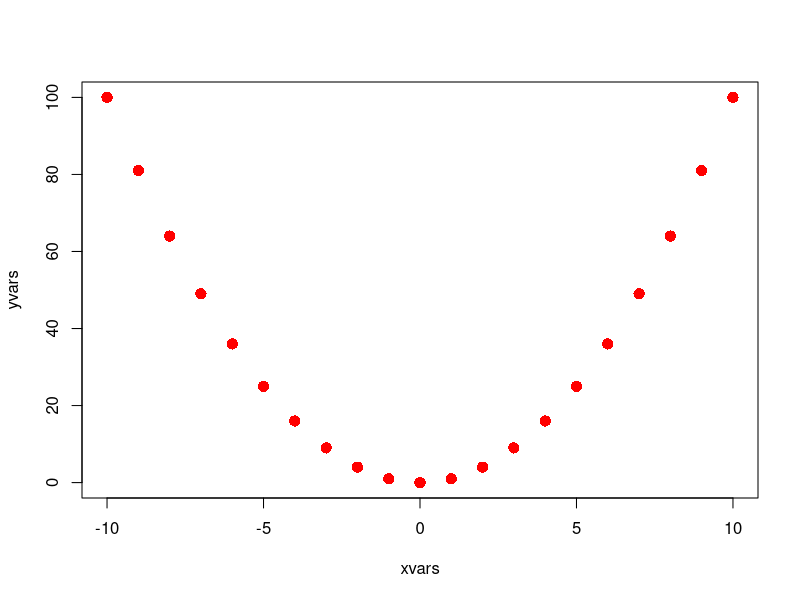

Here is the R script that generated this plot:
# ---- set-up-the-data

# Set up some sample data 
xvars <- -10:10 
yvars <- xvars^2 

# ---- print-the-data

# Display the xvars 
# Note that I don't really want to 
# display the xvars, 
# but this line is included 
# to demonstrate that text output 
# won't show up in the RMarkdown 
# in this example. 

xvars 

# ---- print-the-data-with-print

print(yvars) 

# ---- plot-the-data

# Create the plot 
plot(xvars, yvars) 
points(xvars, yvars, pch = 16, col = "red", cex = 1.5) 